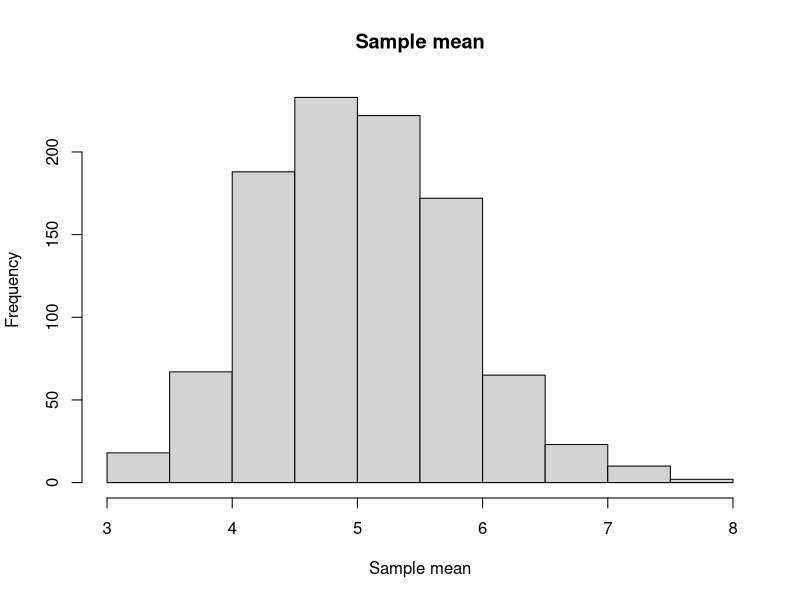
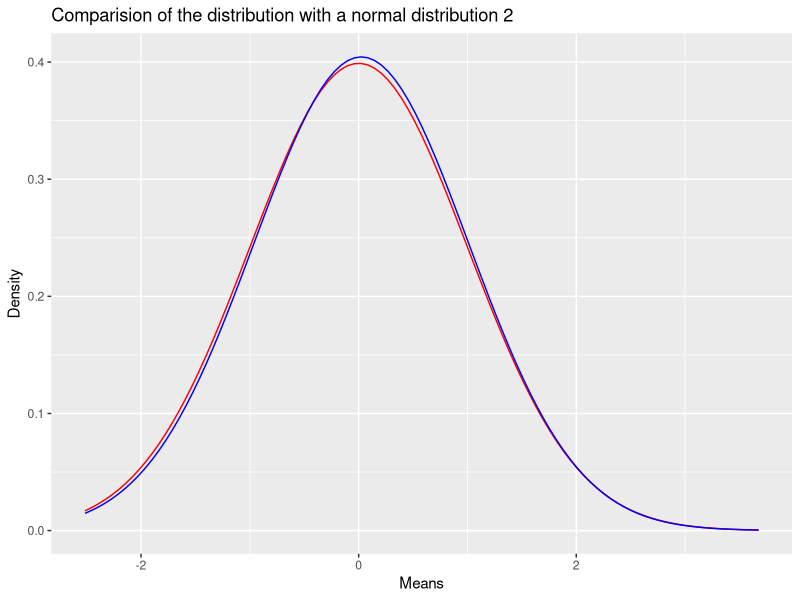
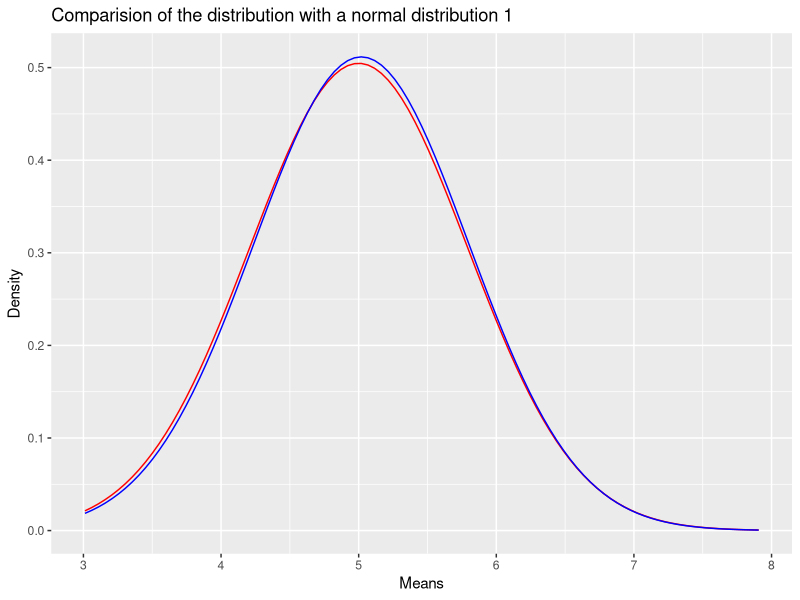

Write R code to recreate these figures, in order.
## ---- chunk 1
knitr::opts_chunk$set(echo = TRUE)
## ---- chunk 2
library(ggplot2)
## ---- chunk 3
lambda = .2
m0 = 1/lambda
sd0 = 1/lambda
n = 40
mns = NULL
for (i in 1 : 1000) mns = c(mns, mean(rexp(n, lambda)))
## ---- chunk 4
m1 <- mean(mns)
m1
m1 - m0
hist(mns, main = "Sample mean", xlab = "Sample mean")
## ---- chunk 5
v0 <- (sd0^2/n)
v1 <- var(mns)
v1 - v0
## ---- chunk 6
z.score <- (mns - m0) / (sd0 / sqrt(n))
p2 <- ggplot(as.data.frame(z.score), aes(x = z.score))
p2 <- p2 + stat_function(fun = dnorm, color = "red")
p2 <- p2 + stat_function(fun = dnorm, args = list(mean = mean(z.score), sd = sd(z.score)), color = "blue")
p2 <- p2 + labs(title = "Comparision of the distribution with a normal distribution 2", x = "Means", y = "Density")
p2
## ---- chunk 7
p1 <- ggplot(as.data.frame(mns), aes(x = mns))
p1 <- p1 + stat_function(fun = dnorm, args = list(mean = m0, sd = sqrt(v0)), color = "red")
p1 <- p1 + stat_function(fun = dnorm, args = list(mean = m1, sd = sqrt(v1)), color = "blue")
p1 <- p1 + labs(title = "Comparision of the distribution with a normal distribution 1", x = "Means", y = "Density")
p1
